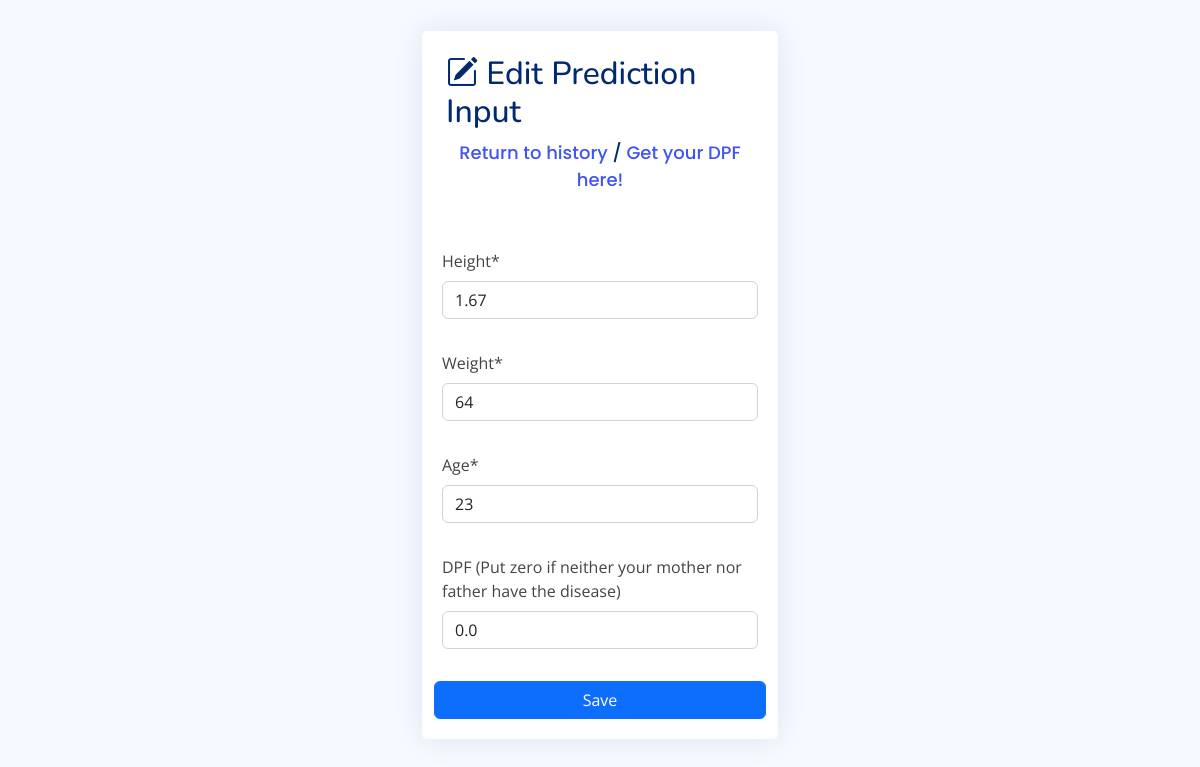
The app's page /history/predictions/1 (signed in) with its own data.
### dashboard/models.py (models this page shows, shortened)
class PredictionData(models.Model):
	author = models.ForeignKey(User, on_delete=models.CASCADE)
	height = models.FloatField(null=True)
	weight = models.PositiveIntegerField(null=True)
	age = models.PositiveIntegerField(null=True)
	date = models.DateTimeField(auto_now_add=True)
	dpf = models.FloatField(default=0)
	bmi = models.FloatField(blank=True)
	predictions = models.PositiveIntegerField(blank=True)

### dashboard/views.py (the view)
# urls.py: path('history/predictions/<int:pk>', views.predictionEdit, name='prediction-edit'),
@login_required(login_url='dashboard-login')
@patient_only
def predictionEdit(request, pk):
	predictionSingleInfo = PredictionData.objects.get(id=pk)
	if request.method == 'POST':
		form_prediction = EditPredictionDataForm(request.POST, instance=predictionSingleInfo)
		if form_prediction.is_valid():
			form_prediction.save()
			return redirect('dashboard-history')
	else:
		form_prediction = EditPredictionDataForm(instance=predictionSingleInfo)
	context = {
		'predictionSingleInfo': predictionSingleInfo,
		'form_prediction': form_prediction,
	}
	return render(request, 'dashboard/edit-prediction-history.html', context)

### dashboard/forms.py
class EditPredictionDataForm(forms.ModelForm):
	dpf = forms.CharField(label="DPF (Put zero if neither your mother nor father have the disease)", required=False)
	class Meta:
		model = PredictionData
		fields = ['height', 'weight', 'age', 'dpf']

### templates/dashboard/edit-prediction-history.html (shortened to what this page needs)
{% extends 'partials/baselogin.html' %}
{% load crispy_forms_tags %}
{% block content %}
<div class="container">
	<div class="row align-items-center justify-content-center" style="height:100vh;">
		<div class="col-md-4">
			<div class="card">
				<div class="card-title p-4">
					<h2><i class="bi bi-pencil-square"></i> Edit Prediction Input</h2>
					<div class="text-center">
						<a href="{% url 'dashboard-history' %}">Return to history</a> /
          				<a href="#" data-bs-toggle="modal" data-bs-target="#exampleModal">Get your DPF here!</a>
					</div>
				</div>
				<div class="card-body">
					<form class="row g-3 mt-2" method="POST">
						{{ form_prediction|crispy }}
            <input type="Submit" class="btn btn-primary" value="Save">
					</form>
				</div>
			</div>
		</div>
	</div>
</div>
{% endblock %}

### static/assets/css/style.css (style rules this page uses)
:root { scroll-behavior: smooth; }
body { font-family: "Open Sans", sans-serif; background: #f6f9ff; color: #444444; }
a { color: #4154f1; text-decoration: none; }
h1, h2, h3, h4, h5, h6 { font-family: "Nunito", sans-serif; }
.card { margin-bottom: 30px; border: none; border-radius: 5px; box-shadow: 0px 0 30px rgba(1, 41, 112, 0.1); }
.card-title { padding: 20px 0 15px 0; font-size: 18px; font-weight: 500; color: #012970; font-family: "Poppins", sans-serif; }
.card-body { padding: 0 20px 20px 20px; }

### records on screen
PredictionData: height "1.67", weight "64", age "23", dpf "0.0"
